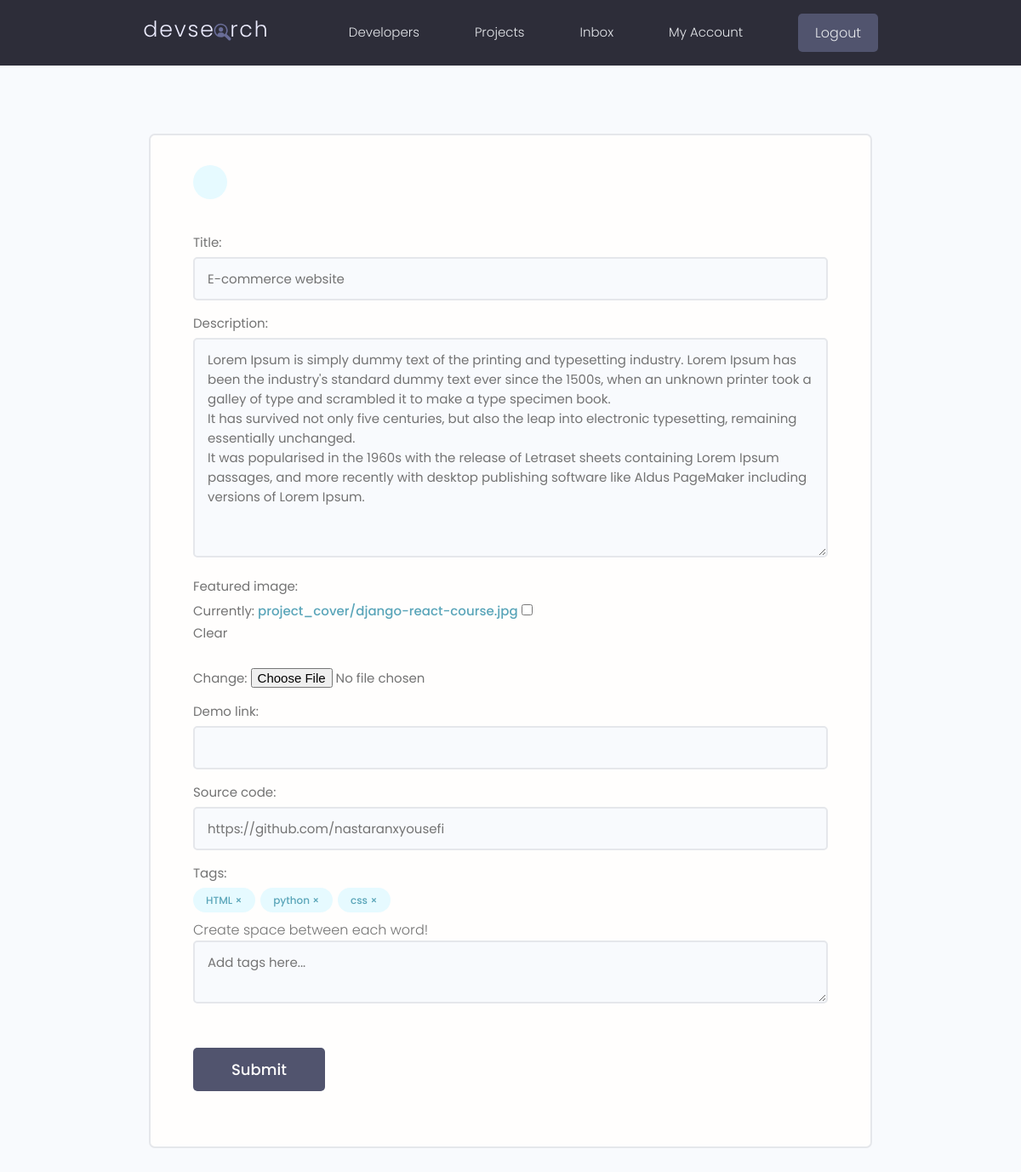
/projects/update-project/9794974b-be83-49af-b3d6-d4136b874c93/ (signed in), run on the app's committed database.
### projects/models.py (models this page shows, shortened)
class Project(models.Model):
    owner = models.ForeignKey(Profile, on_delete=models.CASCADE, null=True, blank=True)
    title = models.CharField(max_length=200)
    description = models.TextField(null=True, blank=True)
    featured_image = models.ImageField(null=True, blank=True, default='project_cover/default.jpg', upload_to='project_cover/')
    demo_link = models.CharField(max_length=2000, null=True, blank=True)
    source_code = models.CharField(max_length=2000, null=True, blank=True)
    tags = models.ManyToManyField('Tag', blank=True)
    vote_total = models.IntegerField(default=0, null=True, blank=True)
    vote_ratio = models.IntegerField(default=0, null=True, blank=True)
    created = models.DateTimeField(auto_now_add=True)
    id = models.UUIDField(default=uuid.uuid4, unique=True, editable=False, primary_key=True)
    class Meta:
        ordering = ['-vote_ratio', '-vote_total']

class Tag(models.Model):
    name = models.CharField(max_length=100)
    created = models.DateTimeField(auto_now_add=True)
    id = models.UUIDField(default=uuid.uuid4, unique=True, editable=False, primary_key=True)

### projects/views.py (the view, shortened to what this page needs)
# urls.py: path('update-project/<str:pk>/', views.update_project, name='update_project'),
@login_required(login_url='login')
def update_project(request, pk):
    profile = request.user.profile
    project_obj = profile.project_set.get(id=pk)
    form = ProjectForm(instance=project_obj)
    context = {
        'form': form,
        'project' : project_obj,
    }
    return render(request, 'projects/project_form.html', context)

### projects/forms.py
class ProjectForm(ModelForm):
    class Meta:
        model = Project
        fields = ['title', 'description', 'featured_image', 'demo_link',
                  'source_code']    #fields variable is a dictionary.
        widgets = {
            'tags' : forms.CheckboxSelectMultiple(),
        }
    def __init__(self, *args, **kwargs):
        super(ProjectForm, self).__init__(*args, **kwargs)
        for name, field in self.fields.items():
            field.widget.attrs.update({'class' : 'input'})

### projects/templates/projects/project_form.html (shortened to what this page needs)
{% extends 'main.html' %}
{% block content %}
    <main class="formPage my-xl">
        <div class="content-box">
            <div class="formWrapper">
                <a class="backButton" href="{% url 'my-account' %}"></a>
                <br>
                <form class="form" method="POST" action="" enctype="multipart/form-data">
                    {% for field in form %}
                    <div class="form__field">
                        <label for="formInput#text">{{ field.label}}: </label>
                       {{ field }}
                    </div>
                    {% endfor %}
                    <div class="form__field">
                        <label for="formInput#text">Tags: </label>
                        {% for tag in project.tags.all %}
                            <div class="tag tag--pill tag--main project-tag" data-tag="{{ tag.id }}" data-project="{{ project.id }}" >{{ tag.name }} &#215;</div>
                        {% endfor %}
                        <p>Create space between each word!</p>
                        <textarea class="input" name="newtags" placeholder="Add tags here..."></textarea>
                    </div>
                    <input class="btn btn--sub btn--lg  my-md" type="submit" value="Submit" />
                </form>
            </div>
        </div>
    </main>
{% endblock %}

### static/styles/app.css (style rules this page uses)
:root { --color-sub: #2d2d39; }
.btn--sub { background-color: var(--color-sub-light); }
.content-box { width: 95%; max-width: 85rem; margin: 0 auto; }
.backButton { background: var(--color-main-light); color: var(--color-main); width: 4rem; height: 4rem; display: flex; align-items: center; justify-content: center; border-radius: 50%; }
.formPage .formWrapper { list-style: none; background: var(--color-white); padding: 3.5rem 5rem; border: 2px solid var(--color-light); border-radius: 0.7rem; }

### static/uikit/styles/modules/_variables.css (style rules this page uses)
:root { --color-main: #5aa5b9; --color-main-light: #e6faff; --color-sub: #3f4156; --color-sub-light: #51546e; --color-sub-lighter: #ededfd; --color-text: #737373; --color-gray: #8b8b8b; --color-light: #e5e7eb; --color-light-gray: #767676; --color-bg: #f8fafd; --color-white: #fffefd; --color-white-light: #f3f3f3; --color-success: #359e64; --color-success-bg: #def8e8; --color-error: #fc4b0b; --color-error-bg: #fff2ee; --font-base: 'Poppins', arial, helvetica, 'Segoe UI', roboto, ubuntu, sans-serif; --font-monospace: 'Fira Code', 'Courier New', courier, monospace; --font-regular: 300; --font-medium: 500; --font-bold: 700; --generic-shadow: 1px 1px 5px #00000010; --generic-transition: all 0.3s ease-in-out; }

### static/uikit/styles/modules/_base.css (style rules this page uses)
* { margin: 0; padding: 0; box-sizing: border-box; text-rendering: optimizeLegibility; color: inherit; font-size: inherit; }
html { font-size: 50%; }
@media only screen and (min-width: 480px) { html { font-size: 56.25%; } }
@media only screen and (min-width: 1200px) { html { font-size: 62.5%; } }
body { line-height: 1.6; font-weight: 400; font-size: 1.5rem; color: var(--color-text); background-color: var(--color-bg); min-height: 100vh; }

### static/uikit/styles/modules/_typography.css (style rules this page uses)
* { font-family: var(--font-base); }
p, span, strong { font-size: 1.6rem; color: var(--color-text); font-weight: var(--font-regular); }
a { padding-bottom: 2px; text-decoration: none; display: inline-block; color: var(--color-main); font-weight: var(--font-medium); }

### static/uikit/styles/modules/_utilities.css (style rules this page uses)
.my-md { margin: 3rem auto; }
.my-xl { margin: 8rem auto; }

### static/uikit/styles/modules/_button.css (style rules this page uses)
.btn { display: inline-block; position: relative; cursor: pointer; background-color: var(--color-light); font-weight: var(--font-medium); color: var(--color-sub); text-decoration: none; padding: 1rem 2rem; border-radius: 0.5rem; border: none; width: -webkit-fit-content; width: -moz-fit-content; width: fit-content; height: -webkit-fit-content; height: -moz-fit-content; height: fit-content; font-size: 1.6rem; outline-width: 0; outline-color: transparent; -webkit-backface-visibility: hidden; backface-visibility: hidden; transition: all 0.3s ease-in-out; }
.btn--sub { background-color: var(--color-sub); color: var(--color-white); }
.btn--lg { font-size: 1.8rem; padding: 1.2rem 4.5rem; }

### static/uikit/styles/modules/_form.css (style rules this page uses)
.form { display: block; }
.form__field { margin-top: 1.5rem; margin-bottom: 1.5rem; }
.form__label, .form__field > label { display: block; margin-bottom: 0.5rem; color: var(--color-text); }
input.input[type='text'], input.input[type='email'], input.input[type='password'], input.input[type='number'], textarea.input { min-width: 24rem; width: 100%; padding: 1.2rem 1.5rem; border-radius: 0.5rem; border: 2px solid var(--color-light); transition: all 0.3s ease-in-out; background-color: var(--color-bg); }

### static/uikit/styles/modules/_tag.css (style rules this page uses)
.tag { display: inline-flex; align-items: center; background-color: var(--color-sub); height: -webkit-fit-content; height: -moz-fit-content; height: fit-content; width: -webkit-fit-content; width: -moz-fit-content; width: fit-content; border-radius: 0.5rem; padding: 0.5rem 1.5rem; font-size: 1.2rem; cursor: pointer; }
.tag:not(:last-child) { margin-right: 0.25rem; margin-bottom: 0.75rem; }
.tag--pill { border-radius: 5rem; }
.tag--main, .tag--main > small { background: var(--color-main-light); color: var(--color-main); font-weight: 500; }

### data on the page
Project: form "E-commerce website" "Lorem Ipsum is simply dummy text of the printing and typesetting industry. Lorem Ipsum has been the industry's standard dummy text ever since the 1500s, when an unknown printer took a galley of type and scrambled it to make a type specimen book. It has survived not only five centuries, but also the leap into electronic typesetting, remaining essentially unchanged. It was popularised in the 1960s with the release of Letraset sheets containing Lorem Ipsum passages, and more recently with desktop publishing software like Aldus PageMaker including versions of Lorem Ipsum." "https://github.com/nastaranxyousefi"
Tag: name "HTML"
Tag: name "python"
Tag: name "css"

### other printed values
{{ field.label }} "Title" "Description" "Featured image" "Demo link" "Source code"
